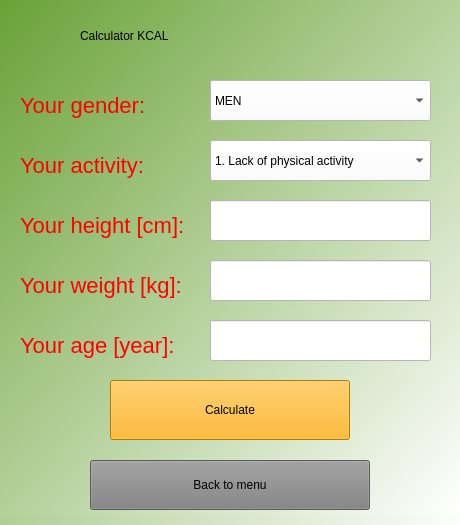
<?xml version="1.0" encoding="UTF-8"?>
<ui version="4.0">
 <class>Kcal</class>
 <widget class="QWidget" name="Kcal">
  <property name="geometry">
   <rect>
    <x>0</x>
    <y>0</y>
    <width>460</width>
    <height>525</height>
   </rect>
  </property>
  <property name="minimumSize">
   <size>
    <width>460</width>
    <height>525</height>
   </size>
  </property>
  <property name="maximumSize">
   <size>
    <width>460</width>
    <height>525</height>
   </size>
  </property>
  <property name="windowTitle">
   <string>Form</string>
  </property>
  <property name="styleSheet">
   <string notr="true">background-color: qlineargradient(spread:pad, x1:0, y1:0, x2:1, y2:1, stop:0 rgba(0, 96, 0, 255), stop:1 rgba(255, 255, 255, 255));
</string>
  </property>
  <widget class="QStackedWidget" name="stackedWidget">
   <property name="geometry">
    <rect>
     <x>0</x>
     <y>-10</y>
     <width>460</width>
     <height>550</height>
    </rect>
   </property>
   <property name="minimumSize">
    <size>
     <width>460</width>
     <height>550</height>
    </size>
   </property>
   <property name="maximumSize">
    <size>
     <width>460</width>
     <height>550</height>
    </size>
   </property>
   <property name="styleSheet">
    <string notr="true">background-color: qlineargradient(spread:pad, x1:0, y1:0, x2:1, y2:1, stop:0 rgba(104, 161, 53, 255), stop:1 rgba(255, 255, 255, 255));

</string>
   </property>
   <widget class="QWidget" name="page">
    <property name="minimumSize">
     <size>
      <width>460</width>
      <height>525</height>
     </size>
    </property>
    <property name="maximumSize">
     <size>
      <width>460</width>
      <height>525</height>
     </size>
    </property>
    <property name="styleSheet">
     <string notr="true">background-color: qlineargradient(spread:pad, x1:0, y1:0, x2:1, y2:1, stop:0 rgba(104, 161, 53, 255), stop:1 rgba(255, 255, 255, 255));

</string>
    </property>
    <widget class="QLabel" name="label">
     <property name="geometry">
      <rect>
       <x>80</x>
       <y>20</y>
       <width>291</width>
       <height>51</height>
      </rect>
     </property>
     <property name="styleSheet">
      <string notr="true">color:black;
font: 30pt &quot;MS Shell Dlg2&quot;;
background-color:transparent;</string>
     </property>
     <property name="text">
      <string>Calculator KCAL</string>
     </property>
    </widget>
    <widget class="QPushButton" name="pushButton_back_to_menu">
     <property name="geometry">
      <rect>
       <x>90</x>
       <y>470</y>
       <width>280</width>
       <height>50</height>
      </rect>
     </property>
     <property name="minimumSize">
      <size>
       <width>280</width>
       <height>50</height>
      </size>
     </property>
     <property name="maximumSize">
      <size>
       <width>280</width>
       <height>50</height>
      </size>
     </property>
     <property name="styleSheet">
      <string notr="true">background-color:grey;
font:italic 16pt &quot;Noto Serif Light&quot;;</string>
     </property>
     <property name="text">
      <string>Back to menu</string>
     </property>
    </widget>
    <widget class="QLabel" name="label_2">
     <property name="geometry">
      <rect>
       <x>20</x>
       <y>90</y>
       <width>151</width>
       <height>51</height>
      </rect>
     </property>
     <property name="styleSheet">
      <string notr="true">color:red;
font:22px;
background-color:transparent;</string>
     </property>
     <property name="text">
      <string>Your gender: </string>
     </property>
    </widget>
    <widget class="QComboBox" name="comboBox_gender">
     <property name="geometry">
      <rect>
       <x>210</x>
       <y>90</y>
       <width>221</width>
       <height>41</height>
      </rect>
     </property>
     <property name="styleSheet">
      <string notr="true">FONT-SIZE:24PX;
background-color: WHITE;</string>
     </property>
     <item>
      <property name="text">
       <string>MEN</string>
      </property>
     </item>
     <item>
      <property name="text">
       <string>WOMEN</string>
      </property>
     </item>
    </widget>
    <widget class="QPushButton" name="pushButton_calculate_kcal">
     <property name="geometry">
      <rect>
       <x>110</x>
       <y>390</y>
       <width>240</width>
       <height>60</height>
      </rect>
     </property>
     <property name="minimumSize">
      <size>
       <width>240</width>
       <height>60</height>
      </size>
     </property>
     <property name="maximumSize">
      <size>
       <width>240</width>
       <height>60</height>
      </size>
     </property>
     <property name="styleSheet">
      <string notr="true">background-color:rgb(255, 170, 0);
font:italic 16pt &quot;Noto Serif Light&quot;;</string>
     </property>
     <property name="text">
      <string>Calculate</string>
     </property>
    </widget>
    <widget class="QLabel" name="label_3">
     <property name="geometry">
      <rect>
       <x>20</x>
       <y>210</y>
       <width>191</width>
       <height>51</height>
      </rect>
     </property>
     <property name="styleSheet">
      <string notr="true">color:red;
font:22px;
background-color:transparent;</string>
     </property>
     <property name="text">
      <string>Your height [cm]: </string>
     </property>
    </widget>
    <widget class="QLabel" name="label_4">
     <property name="geometry">
      <rect>
       <x>20</x>
       <y>270</y>
       <width>191</width>
       <height>51</height>
      </rect>
     </property>
     <property name="styleSheet">
      <string notr="true">color:red;
font:22px;
background-color:transparent;</string>
     </property>
     <property name="text">
      <string>Your weight [kg]: </string>
     </property>
    </widget>
    <widget class="QLabel" name="label_5">
     <property name="geometry">
      <rect>
       <x>20</x>
       <y>330</y>
       <width>191</width>
       <height>51</height>
      </rect>
     </property>
     <property name="styleSheet">
      <string notr="true">color:red;
font:22px;
background-color:transparent;</string>
     </property>
     <property name="text">
      <string>Your age [year]: </string>
     </property>
    </widget>
    <widget class="QLineEdit" name="lineEdit">
     <property name="geometry">
      <rect>
       <x>210</x>
       <y>210</y>
       <width>221</width>
       <height>41</height>
      </rect>
     </property>
     <property name="styleSheet">
      <string notr="true">FONT-SIZE:24PX;
background-color: WHITE;</string>
     </property>
    </widget>
    <widget class="QLineEdit" name="lineEdit_2">
     <property name="geometry">
      <rect>
       <x>210</x>
       <y>270</y>
       <width>221</width>
       <height>41</height>
      </rect>
     </property>
     <property name="styleSheet">
      <string notr="true">FONT-SIZE:24PX;
background-color: WHITE;</string>
     </property>
    </widget>
    <widget class="QLineEdit" name="lineEdit_3">
     <property name="geometry">
      <rect>
       <x>210</x>
       <y>330</y>
       <width>221</width>
       <height>41</height>
      </rect>
     </property>
     <property name="styleSheet">
      <string notr="true">FONT-SIZE:24PX;
background-color: WHITE;</string>
     </property>
    </widget>
    <widget class="QComboBox" name="comboBox_activity">
     <property name="geometry">
      <rect>
       <x>210</x>
       <y>150</y>
       <width>221</width>
       <height>41</height>
      </rect>
     </property>
     <property name="styleSheet">
      <string notr="true">FONT-SIZE:17PX;
background-color: WHITE;</string>
     </property>
     <item>
      <property name="text">
       <string>1. Lack of physical activity</string>
      </property>
     </item>
     <item>
      <property name="text">
       <string>2. Low level physical activity</string>
      </property>
     </item>
     <item>
      <property name="text">
       <string>3. Training twice a week</string>
      </property>
     </item>
     <item>
      <property name="text">
       <string>4. Training 3-4 times a week</string>
      </property>
     </item>
     <item>
      <property name="text">
       <string>5. Training 5 times a week</string>
      </property>
     </item>
     <item>
      <property name="text">
       <string>6. Very hard physical work</string>
      </property>
     </item>
    </widget>
    <widget class="QLabel" name="label_6">
     <property name="geometry">
      <rect>
       <x>20</x>
       <y>150</y>
       <width>151</width>
       <height>51</height>
      </rect>
     </property>
     <property name="styleSheet">
      <string notr="true">color:red;
font:22px;
background-color:transparent;</string>
     </property>
     <property name="text">
      <string>Your activity: </string>
     </property>
    </widget>
   </widget>
  </widget>
 </widget>
 <resources/>
 <connections/>
</ui>
